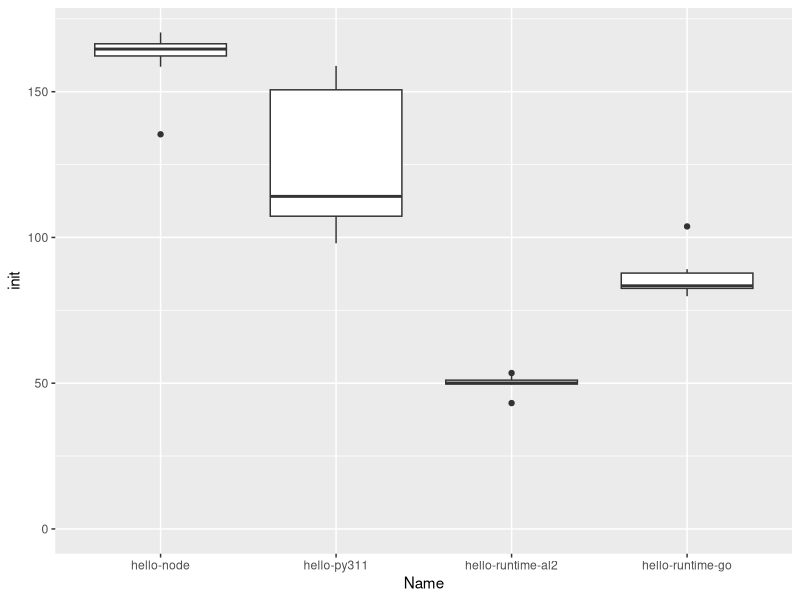
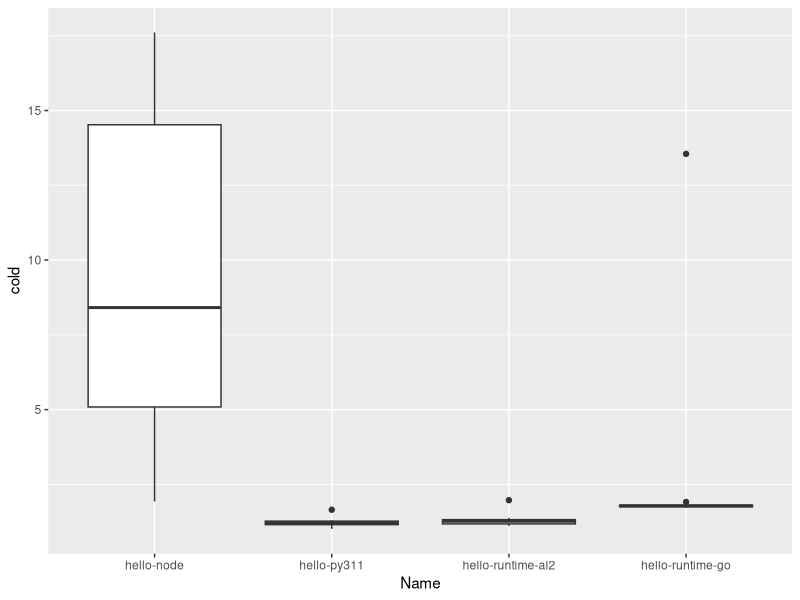
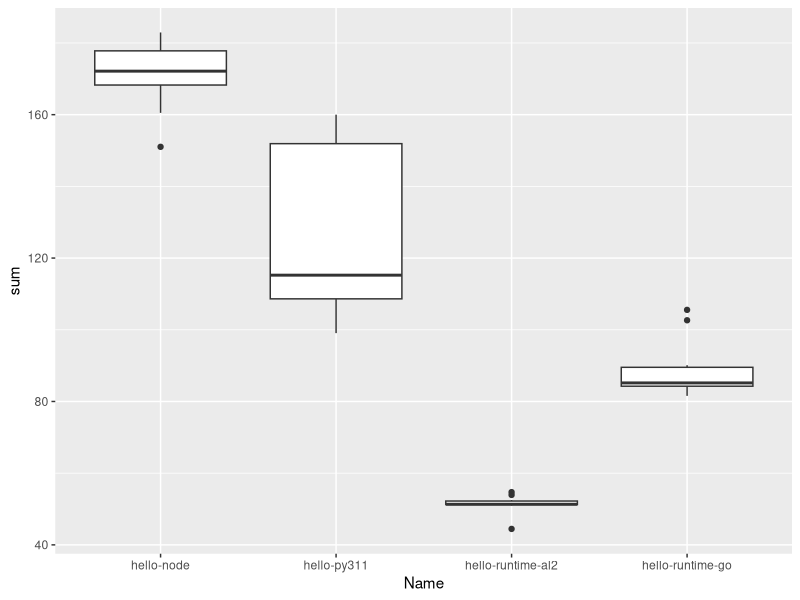

Recreate these plots in R, in order.
speedIn <- read.csv("./speed-x86-128.csv", sep = ";", header = TRUE)
speed <- transform(speedIn, 
                  Name = as.character(Name), 
                  init=(as.numeric(Init)),
                  cold=(as.numeric(Cold)),
                  sum=(as.numeric(Init)+as.numeric(Cold))
                  )

library(ggplot2)
ggplot(speed, aes(y= init, x=Name)) + geom_boxplot() +
  ylim(0, NA) 


ggplot(speed, aes(y= cold, x=Name)) + geom_boxplot()


ggplot(speed, aes(y= sum, x=Name)) + geom_boxplot()

